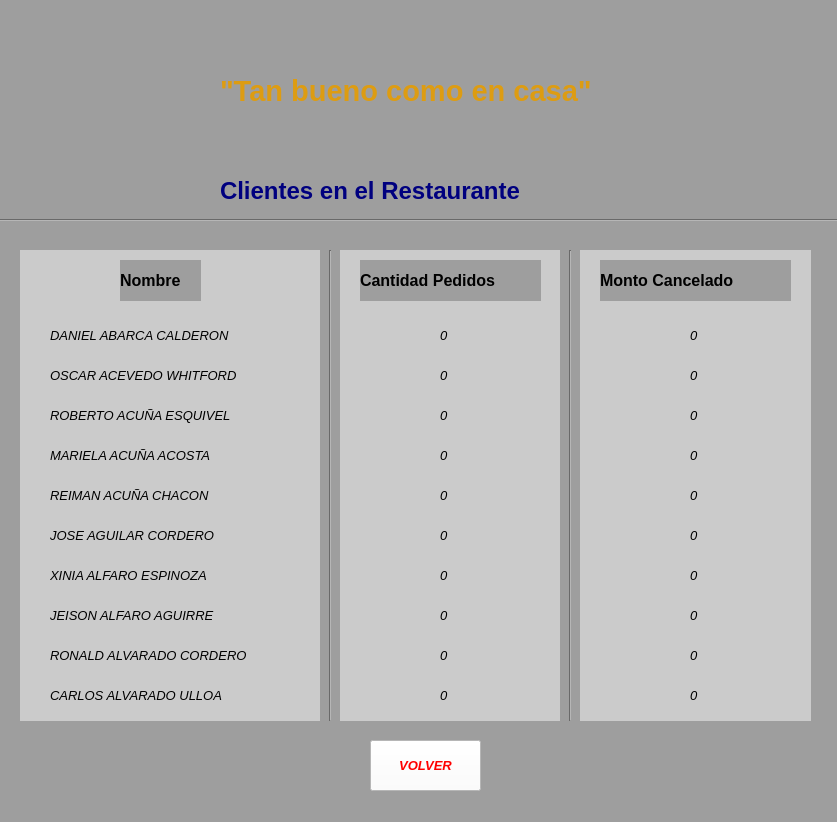
<?xml version="1.0" encoding="UTF-8"?>
<ui version="4.0">
 <class>MainWindow</class>
 <widget class="QMainWindow" name="MainWindow">
  <property name="geometry">
   <rect>
    <x>0</x>
    <y>0</y>
    <width>837</width>
    <height>822</height>
   </rect>
  </property>
  <property name="windowTitle">
   <string>TEC EATS - Clientes Restaurante</string>
  </property>
  <property name="styleSheet">
   <string notr="true">background-color: rgb(158, 158, 158);</string>
  </property>
  <widget class="QWidget" name="centralwidget">
   <widget class="QLabel" name="CANT2">
    <property name="geometry">
     <rect>
      <x>440</x>
      <y>360</y>
      <width>71</width>
      <height>31</height>
     </rect>
    </property>
    <property name="font">
     <font>
      <pointsize>10</pointsize>
      <italic>true</italic>
     </font>
    </property>
    <property name="styleSheet">
     <string notr="true">background-color: rgb(203, 203, 203);</string>
    </property>
    <property name="text">
     <string>0</string>
    </property>
   </widget>
   <widget class="QLabel" name="MONT8">
    <property name="geometry">
     <rect>
      <x>690</x>
      <y>600</y>
      <width>71</width>
      <height>31</height>
     </rect>
    </property>
    <property name="font">
     <font>
      <pointsize>10</pointsize>
      <italic>true</italic>
     </font>
    </property>
    <property name="styleSheet">
     <string notr="true">background-color: rgb(203, 203, 203);</string>
    </property>
    <property name="text">
     <string>0</string>
    </property>
   </widget>
   <widget class="QLabel" name="MONT10">
    <property name="geometry">
     <rect>
      <x>690</x>
      <y>680</y>
      <width>71</width>
      <height>31</height>
     </rect>
    </property>
    <property name="font">
     <font>
      <pointsize>10</pointsize>
      <italic>true</italic>
     </font>
    </property>
    <property name="styleSheet">
     <string notr="true">background-color: rgb(203, 203, 203);</string>
    </property>
    <property name="text">
     <string>0</string>
    </property>
   </widget>
   <widget class="QLabel" name="label_3">
    <property name="geometry">
     <rect>
      <x>20</x>
      <y>250</y>
      <width>791</width>
      <height>471</height>
     </rect>
    </property>
    <property name="styleSheet">
     <string notr="true">background-color: rgb(203, 203, 203);</string>
    </property>
    <property name="text">
     <string/>
    </property>
   </widget>
   <widget class="Line" name="line_2">
    <property name="geometry">
     <rect>
      <x>320</x>
      <y>250</y>
      <width>20</width>
      <height>471</height>
     </rect>
    </property>
    <property name="orientation">
     <enum>Qt::Vertical</enum>
    </property>
   </widget>
   <widget class="QLabel" name="label_10">
    <property name="geometry">
     <rect>
      <x>50</x>
      <y>400</y>
      <width>231</width>
      <height>31</height>
     </rect>
    </property>
    <property name="font">
     <font>
      <pointsize>10</pointsize>
      <italic>true</italic>
     </font>
    </property>
    <property name="styleSheet">
     <string notr="true">background-color: rgb(203, 203, 203);</string>
    </property>
    <property name="text">
     <string>ROBERTO ACUÑA ESQUIVEL</string>
    </property>
   </widget>
   <widget class="QLabel" name="label_12">
    <property name="geometry">
     <rect>
      <x>50</x>
      <y>480</y>
      <width>231</width>
      <height>31</height>
     </rect>
    </property>
    <property name="font">
     <font>
      <pointsize>10</pointsize>
      <italic>true</italic>
     </font>
    </property>
    <property name="styleSheet">
     <string notr="true">background-color: rgb(203, 203, 203);</string>
    </property>
    <property name="text">
     <string>REIMAN ACUÑA CHACON</string>
    </property>
   </widget>
   <widget class="QLabel" name="label_13">
    <property name="geometry">
     <rect>
      <x>50</x>
      <y>520</y>
      <width>231</width>
      <height>31</height>
     </rect>
    </property>
    <property name="font">
     <font>
      <pointsize>10</pointsize>
      <italic>true</italic>
     </font>
    </property>
    <property name="styleSheet">
     <string notr="true">background-color: rgb(203, 203, 203);</string>
    </property>
    <property name="text">
     <string>JOSE AGUILAR CORDERO</string>
    </property>
   </widget>
   <widget class="QLabel" name="CANT10">
    <property name="geometry">
     <rect>
      <x>440</x>
      <y>680</y>
      <width>71</width>
      <height>31</height>
     </rect>
    </property>
    <property name="font">
     <font>
      <pointsize>10</pointsize>
      <italic>true</italic>
     </font>
    </property>
    <property name="styleSheet">
     <string notr="true">background-color: rgb(203, 203, 203);</string>
    </property>
    <property name="text">
     <string>0</string>
    </property>
   </widget>
   <widget class="QLabel" name="CANT7">
    <property name="geometry">
     <rect>
      <x>440</x>
      <y>560</y>
      <width>71</width>
      <height>31</height>
     </rect>
    </property>
    <property name="font">
     <font>
      <pointsize>10</pointsize>
      <italic>true</italic>
     </font>
    </property>
    <property name="styleSheet">
     <string notr="true">background-color: rgb(203, 203, 203);</string>
    </property>
    <property name="text">
     <string>0</string>
    </property>
   </widget>
   <widget class="QLabel" name="MONT3">
    <property name="geometry">
     <rect>
      <x>690</x>
      <y>400</y>
      <width>71</width>
      <height>31</height>
     </rect>
    </property>
    <property name="font">
     <font>
      <pointsize>10</pointsize>
      <italic>true</italic>
     </font>
    </property>
    <property name="styleSheet">
     <string notr="true">background-color: rgb(203, 203, 203);</string>
    </property>
    <property name="text">
     <string>0</string>
    </property>
   </widget>
   <widget class="QLabel" name="MONT7">
    <property name="geometry">
     <rect>
      <x>690</x>
      <y>560</y>
      <width>71</width>
      <height>31</height>
     </rect>
    </property>
    <property name="font">
     <font>
      <pointsize>10</pointsize>
      <italic>true</italic>
     </font>
    </property>
    <property name="styleSheet">
     <string notr="true">background-color: rgb(203, 203, 203);</string>
    </property>
    <property name="text">
     <string>0</string>
    </property>
   </widget>
   <widget class="QLabel" name="label_15">
    <property name="geometry">
     <rect>
      <x>50</x>
      <y>600</y>
      <width>231</width>
      <height>31</height>
     </rect>
    </property>
    <property name="font">
     <font>
      <pointsize>10</pointsize>
      <italic>true</italic>
     </font>
    </property>
    <property name="styleSheet">
     <string notr="true">background-color: rgb(203, 203, 203);</string>
    </property>
    <property name="text">
     <string>JEISON ALFARO AGUIRRE</string>
    </property>
   </widget>
   <widget class="QLabel" name="label_4">
    <property name="geometry">
     <rect>
      <x>120</x>
      <y>260</y>
      <width>81</width>
      <height>41</height>
     </rect>
    </property>
    <property name="font">
     <font>
      <pointsize>12</pointsize>
      <weight>75</weight>
      <bold>true</bold>
     </font>
    </property>
    <property name="text">
     <string>Nombre</string>
    </property>
   </widget>
   <widget class="QLabel" name="CANT5">
    <property name="geometry">
     <rect>
      <x>440</x>
      <y>480</y>
      <width>71</width>
      <height>31</height>
     </rect>
    </property>
    <property name="font">
     <font>
      <pointsize>10</pointsize>
      <italic>true</italic>
     </font>
    </property>
    <property name="styleSheet">
     <string notr="true">background-color: rgb(203, 203, 203);</string>
    </property>
    <property name="text">
     <string>0</string>
    </property>
   </widget>
   <widget class="QLabel" name="CANT9">
    <property name="geometry">
     <rect>
      <x>440</x>
      <y>640</y>
      <width>71</width>
      <height>31</height>
     </rect>
    </property>
    <property name="font">
     <font>
      <pointsize>10</pointsize>
      <italic>true</italic>
     </font>
    </property>
    <property name="styleSheet">
     <string notr="true">background-color: rgb(203, 203, 203);</string>
    </property>
    <property name="text">
     <string>0</string>
    </property>
   </widget>
   <widget class="QLabel" name="label_17">
    <property name="geometry">
     <rect>
      <x>50</x>
      <y>680</y>
      <width>231</width>
      <height>31</height>
     </rect>
    </property>
    <property name="font">
     <font>
      <pointsize>10</pointsize>
      <italic>true</italic>
     </font>
    </property>
    <property name="styleSheet">
     <string notr="true">background-color: rgb(203, 203, 203);</string>
    </property>
    <property name="text">
     <string>CARLOS ALVARADO ULLOA</string>
    </property>
   </widget>
   <widget class="QLabel" name="label_14">
    <property name="geometry">
     <rect>
      <x>50</x>
      <y>560</y>
      <width>231</width>
      <height>31</height>
     </rect>
    </property>
    <property name="font">
     <font>
      <pointsize>10</pointsize>
      <italic>true</italic>
     </font>
    </property>
    <property name="styleSheet">
     <string notr="true">background-color: rgb(203, 203, 203);</string>
    </property>
    <property name="text">
     <string>XINIA ALFARO ESPINOZA</string>
    </property>
   </widget>
   <widget class="QLabel" name="label_6">
    <property name="geometry">
     <rect>
      <x>600</x>
      <y>260</y>
      <width>191</width>
      <height>41</height>
     </rect>
    </property>
    <property name="font">
     <font>
      <pointsize>12</pointsize>
      <weight>75</weight>
      <bold>true</bold>
     </font>
    </property>
    <property name="text">
     <string>Monto Cancelado</string>
    </property>
   </widget>
   <widget class="QLabel" name="MONT5">
    <property name="geometry">
     <rect>
      <x>690</x>
      <y>480</y>
      <width>71</width>
      <height>31</height>
     </rect>
    </property>
    <property name="font">
     <font>
      <pointsize>10</pointsize>
      <italic>true</italic>
     </font>
    </property>
    <property name="styleSheet">
     <string notr="true">background-color: rgb(203, 203, 203);</string>
    </property>
    <property name="text">
     <string>0</string>
    </property>
   </widget>
   <widget class="QLabel" name="MONT2">
    <property name="geometry">
     <rect>
      <x>690</x>
      <y>360</y>
      <width>71</width>
      <height>31</height>
     </rect>
    </property>
    <property name="font">
     <font>
      <pointsize>10</pointsize>
      <italic>true</italic>
     </font>
    </property>
    <property name="styleSheet">
     <string notr="true">background-color: rgb(203, 203, 203);</string>
    </property>
    <property name="text">
     <string>0</string>
    </property>
   </widget>
   <widget class="QLabel" name="label_2">
    <property name="geometry">
     <rect>
      <x>220</x>
      <y>170</y>
      <width>431</width>
      <height>41</height>
     </rect>
    </property>
    <property name="font">
     <font>
      <pointsize>18</pointsize>
      <weight>75</weight>
      <bold>true</bold>
     </font>
    </property>
    <property name="styleSheet">
     <string notr="true">color: rgb(0, 0, 127);</string>
    </property>
    <property name="text">
     <string>Clientes en el Restaurante</string>
    </property>
   </widget>
   <widget class="QLabel" name="label_9">
    <property name="geometry">
     <rect>
      <x>50</x>
      <y>360</y>
      <width>231</width>
      <height>31</height>
     </rect>
    </property>
    <property name="font">
     <font>
      <pointsize>10</pointsize>
      <italic>true</italic>
     </font>
    </property>
    <property name="styleSheet">
     <string notr="true">background-color: rgb(203, 203, 203);</string>
    </property>
    <property name="text">
     <string>OSCAR ACEVEDO WHITFORD</string>
    </property>
   </widget>
   <widget class="QLabel" name="CANT3">
    <property name="geometry">
     <rect>
      <x>440</x>
      <y>400</y>
      <width>71</width>
      <height>31</height>
     </rect>
    </property>
    <property name="font">
     <font>
      <pointsize>10</pointsize>
      <italic>true</italic>
     </font>
    </property>
    <property name="styleSheet">
     <string notr="true">background-color: rgb(203, 203, 203);</string>
    </property>
    <property name="text">
     <string>0</string>
    </property>
   </widget>
   <widget class="QLabel" name="label_7">
    <property name="geometry">
     <rect>
      <x>30</x>
      <y>30</y>
      <width>141</width>
      <height>131</height>
     </rect>
    </property>
    <property name="styleSheet">
     <string notr="true">border-image: url(:/logo/Logo.PNG);</string>
    </property>
    <property name="text">
     <string/>
    </property>
   </widget>
   <widget class="QLabel" name="MONT1">
    <property name="geometry">
     <rect>
      <x>690</x>
      <y>320</y>
      <width>71</width>
      <height>31</height>
     </rect>
    </property>
    <property name="font">
     <font>
      <pointsize>10</pointsize>
      <italic>true</italic>
     </font>
    </property>
    <property name="styleSheet">
     <string notr="true">background-color: rgb(203, 203, 203);</string>
    </property>
    <property name="text">
     <string>0</string>
    </property>
   </widget>
   <widget class="QLabel" name="label_16">
    <property name="geometry">
     <rect>
      <x>50</x>
      <y>640</y>
      <width>241</width>
      <height>31</height>
     </rect>
    </property>
    <property name="font">
     <font>
      <pointsize>10</pointsize>
      <italic>true</italic>
     </font>
    </property>
    <property name="styleSheet">
     <string notr="true">background-color: rgb(203, 203, 203);</string>
    </property>
    <property name="text">
     <string>RONALD ALVARADO CORDERO</string>
    </property>
   </widget>
   <widget class="QLabel" name="label_8">
    <property name="geometry">
     <rect>
      <x>50</x>
      <y>320</y>
      <width>231</width>
      <height>31</height>
     </rect>
    </property>
    <property name="font">
     <font>
      <pointsize>10</pointsize>
      <italic>true</italic>
     </font>
    </property>
    <property name="styleSheet">
     <string notr="true">background-color: rgb(203, 203, 203);</string>
    </property>
    <property name="text">
     <string>DANIEL ABARCA CALDERON</string>
    </property>
   </widget>
   <widget class="QLabel" name="CANT6">
    <property name="geometry">
     <rect>
      <x>440</x>
      <y>520</y>
      <width>71</width>
      <height>31</height>
     </rect>
    </property>
    <property name="font">
     <font>
      <pointsize>10</pointsize>
      <italic>true</italic>
     </font>
    </property>
    <property name="styleSheet">
     <string notr="true">background-color: rgb(203, 203, 203);</string>
    </property>
    <property name="text">
     <string>0</string>
    </property>
   </widget>
   <widget class="QLabel" name="label_5">
    <property name="geometry">
     <rect>
      <x>360</x>
      <y>260</y>
      <width>181</width>
      <height>41</height>
     </rect>
    </property>
    <property name="font">
     <font>
      <pointsize>12</pointsize>
      <weight>75</weight>
      <bold>true</bold>
     </font>
    </property>
    <property name="text">
     <string>Cantidad Pedidos</string>
    </property>
   </widget>
   <widget class="QLabel" name="CANT1">
    <property name="geometry">
     <rect>
      <x>440</x>
      <y>320</y>
      <width>71</width>
      <height>31</height>
     </rect>
    </property>
    <property name="font">
     <font>
      <pointsize>10</pointsize>
      <italic>true</italic>
     </font>
    </property>
    <property name="styleSheet">
     <string notr="true">background-color: rgb(203, 203, 203);</string>
    </property>
    <property name="text">
     <string>0</string>
    </property>
   </widget>
   <widget class="QLabel" name="label">
    <property name="geometry">
     <rect>
      <x>220</x>
      <y>60</y>
      <width>511</width>
      <height>61</height>
     </rect>
    </property>
    <property name="font">
     <font>
      <pointsize>22</pointsize>
      <weight>75</weight>
      <bold>true</bold>
     </font>
    </property>
    <property name="styleSheet">
     <string notr="true">color: rgb(221, 156, 18);</string>
    </property>
    <property name="text">
     <string>&quot;Tan bueno como en casa&quot;</string>
    </property>
   </widget>
   <widget class="QLabel" name="label_11">
    <property name="geometry">
     <rect>
      <x>50</x>
      <y>440</y>
      <width>231</width>
      <height>31</height>
     </rect>
    </property>
    <property name="font">
     <font>
      <pointsize>10</pointsize>
      <italic>true</italic>
     </font>
    </property>
    <property name="styleSheet">
     <string notr="true">background-color: rgb(203, 203, 203);</string>
    </property>
    <property name="text">
     <string>MARIELA ACUÑA ACOSTA</string>
    </property>
   </widget>
   <widget class="Line" name="line">
    <property name="geometry">
     <rect>
      <x>-20</x>
      <y>210</y>
      <width>871</width>
      <height>21</height>
     </rect>
    </property>
    <property name="font">
     <font>
      <pointsize>8</pointsize>
     </font>
    </property>
    <property name="orientation">
     <enum>Qt::Horizontal</enum>
    </property>
   </widget>
   <widget class="Line" name="line_3">
    <property name="geometry">
     <rect>
      <x>560</x>
      <y>250</y>
      <width>20</width>
      <height>471</height>
     </rect>
    </property>
    <property name="orientation">
     <enum>Qt::Vertical</enum>
    </property>
   </widget>
   <widget class="QLabel" name="MONT9">
    <property name="geometry">
     <rect>
      <x>690</x>
      <y>640</y>
      <width>71</width>
      <height>31</height>
     </rect>
    </property>
    <property name="font">
     <font>
      <pointsize>10</pointsize>
      <italic>true</italic>
     </font>
    </property>
    <property name="styleSheet">
     <string notr="true">background-color: rgb(203, 203, 203);</string>
    </property>
    <property name="text">
     <string>0</string>
    </property>
   </widget>
   <widget class="QLabel" name="MONT6">
    <property name="geometry">
     <rect>
      <x>690</x>
      <y>520</y>
      <width>71</width>
      <height>31</height>
     </rect>
    </property>
    <property name="font">
     <font>
      <pointsize>10</pointsize>
      <italic>true</italic>
     </font>
    </property>
    <property name="styleSheet">
     <string notr="true">background-color: rgb(203, 203, 203);</string>
    </property>
    <property name="text">
     <string>0</string>
    </property>
   </widget>
   <widget class="QLabel" name="CANT8">
    <property name="geometry">
     <rect>
      <x>440</x>
      <y>600</y>
      <width>71</width>
      <height>31</height>
     </rect>
    </property>
    <property name="font">
     <font>
      <pointsize>10</pointsize>
      <italic>true</italic>
     </font>
    </property>
    <property name="styleSheet">
     <string notr="true">background-color: rgb(203, 203, 203);</string>
    </property>
    <property name="text">
     <string>0</string>
    </property>
   </widget>
   <widget class="QLabel" name="MONT4">
    <property name="geometry">
     <rect>
      <x>690</x>
      <y>440</y>
      <width>71</width>
      <height>31</height>
     </rect>
    </property>
    <property name="font">
     <font>
      <pointsize>10</pointsize>
      <italic>true</italic>
     </font>
    </property>
    <property name="styleSheet">
     <string notr="true">background-color: rgb(203, 203, 203);</string>
    </property>
    <property name="text">
     <string>0</string>
    </property>
   </widget>
   <widget class="QLabel" name="CANT4">
    <property name="geometry">
     <rect>
      <x>440</x>
      <y>440</y>
      <width>71</width>
      <height>31</height>
     </rect>
    </property>
    <property name="font">
     <font>
      <pointsize>10</pointsize>
      <italic>true</italic>
     </font>
    </property>
    <property name="styleSheet">
     <string notr="true">background-color: rgb(203, 203, 203);</string>
    </property>
    <property name="text">
     <string>0</string>
    </property>
   </widget>
   <widget class="QPushButton" name="volver">
    <property name="geometry">
     <rect>
      <x>370</x>
      <y>740</y>
      <width>111</width>
      <height>51</height>
     </rect>
    </property>
    <property name="font">
     <font>
      <pointsize>10</pointsize>
      <weight>75</weight>
      <italic>true</italic>
      <bold>true</bold>
     </font>
    </property>
    <property name="styleSheet">
     <string notr="true">background-color: rgb(255, 255, 255);
color: rgb(255, 0, 0);
border-color: rgb(255, 0, 0);</string>
    </property>
    <property name="text">
     <string>VOLVER</string>
    </property>
   </widget>
   <zorder>label_3</zorder>
   <zorder>CANT2</zorder>
   <zorder>MONT8</zorder>
   <zorder>MONT10</zorder>
   <zorder>line_2</zorder>
   <zorder>label_10</zorder>
   <zorder>label_12</zorder>
   <zorder>label_13</zorder>
   <zorder>CANT10</zorder>
   <zorder>CANT7</zorder>
   <zorder>MONT3</zorder>
   <zorder>MONT7</zorder>
   <zorder>label_15</zorder>
   <zorder>label_4</zorder>
   <zorder>CANT5</zorder>
   <zorder>CANT9</zorder>
   <zorder>label_17</zorder>
   <zorder>label_14</zorder>
   <zorder>label_6</zorder>
   <zorder>MONT5</zorder>
   <zorder>MONT2</zorder>
   <zorder>label_2</zorder>
   <zorder>label_9</zorder>
   <zorder>CANT3</zorder>
   <zorder>label_7</zorder>
   <zorder>MONT1</zorder>
   <zorder>label_16</zorder>
   <zorder>label_8</zorder>
   <zorder>CANT6</zorder>
   <zorder>label_5</zorder>
   <zorder>CANT1</zorder>
   <zorder>label</zorder>
   <zorder>label_11</zorder>
   <zorder>line</zorder>
   <zorder>line_3</zorder>
   <zorder>MONT9</zorder>
   <zorder>MONT6</zorder>
   <zorder>CANT8</zorder>
   <zorder>MONT4</zorder>
   <zorder>CANT4</zorder>
   <zorder>volver</zorder>
  </widget>
  <widget class="QStatusBar" name="statusbar"/>
 </widget>
 <resources>
  <include location="logo.qrc"/>
 </resources>
 <connections/>
</ui>
